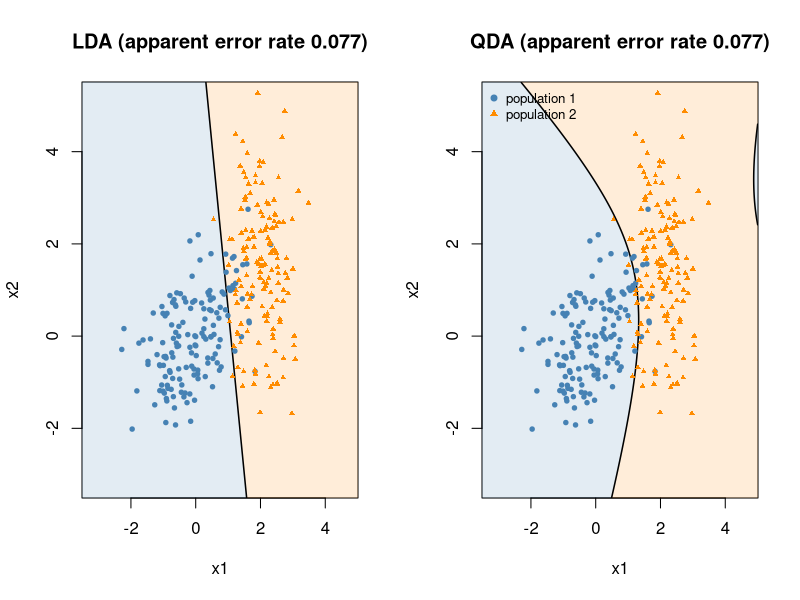

Recreate this plot in R.
# LDA versus QDA decision boundaries for two simulated normal populations with unequal covariance matrices.
library(MASS)

set.seed(0)
mu1 <- c(0.0, 0.0)
mu2 <- c(2.0, 1.5)
S1 <- matrix(c(1.0, 0.6, 0.6, 1.0), 2, 2)
S2 <- matrix(c(0.3, -0.1, -0.1, 2.0), 2, 2)
n <- 150
X <- rbind(mvrnorm(n, mu1, S1), mvrnorm(n, mu2, S2))
colnames(X) <- c("x1", "x2")
y <- factor(rep(1:2, each = n))

gx <- seq(-3.5, 5, length.out = 400)
gy <- seq(-3.5, 5.5, length.out = 400)
grid_pts <- as.matrix(expand.grid(x1 = gx, x2 = gy))

cols <- c("steelblue", "darkorange")
par(mfrow = c(1, 2))
for (name in c("LDA", "QDA")) {
  fit <- if (name == "LDA") lda(X, grouping = y) else qda(X, grouping = y)
  z <- matrix(predict(fit, grid_pts)$posterior[, 2], length(gx), length(gy))
  err <- mean(predict(fit, X)$class != y)  # apparent error rate
  image(gx, gy, z, breaks = c(0, 0.5, 1), col = adjustcolor(cols, 0.15),
        xlab = "x1", ylab = "x2", main = sprintf("%s (apparent error rate %.3f)", name, err))
  contour(gx, gy, z, levels = 0.5, drawlabels = FALSE, lwd = 1.5, add = TRUE)
  points(X, col = cols[y], pch = c(19, 17)[y], cex = 0.6)
}
legend("topleft", bty = "n", cex = 0.8, legend = c("population 1", "population 2"), col = cols, pch = c(19, 17))
